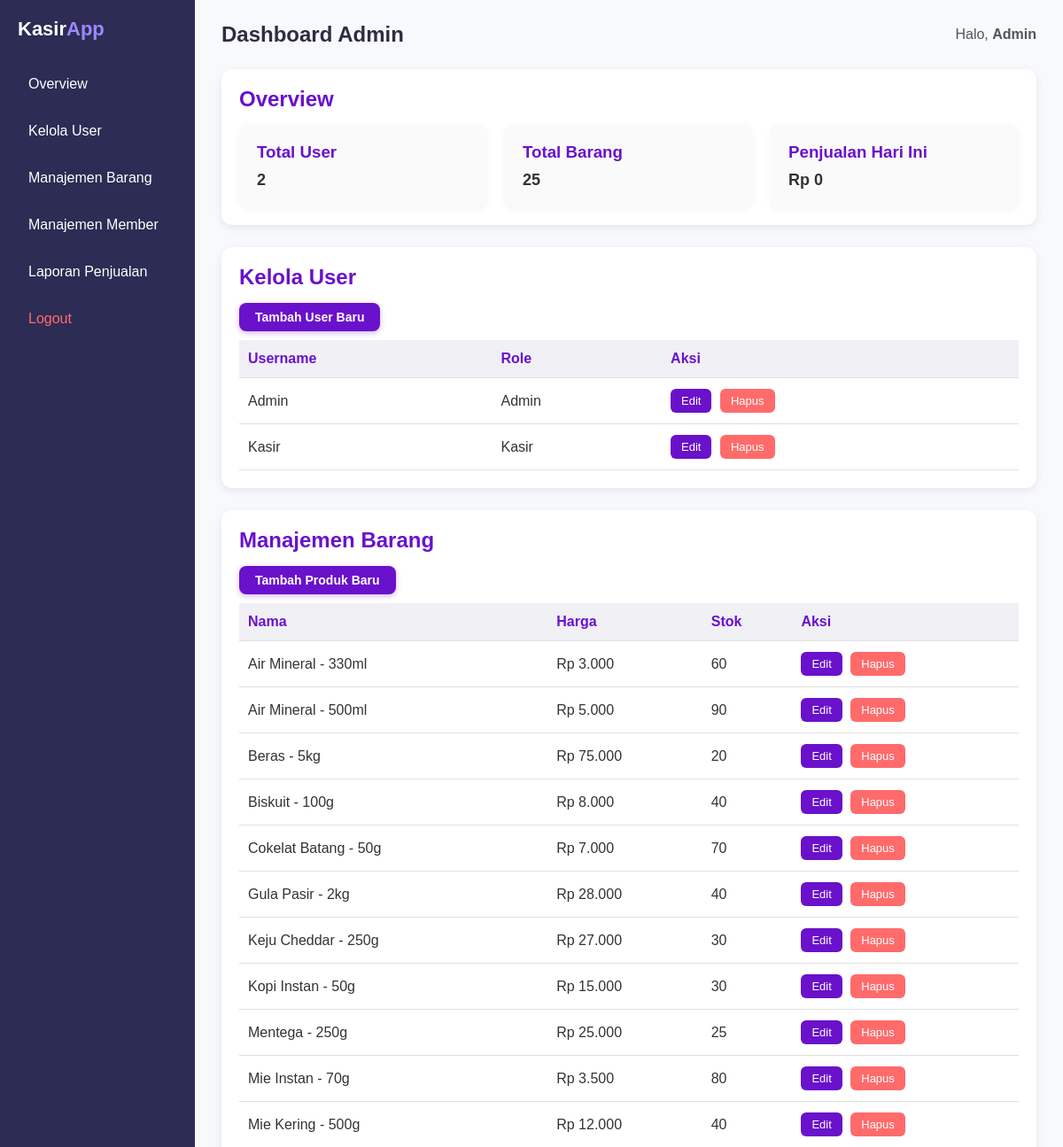
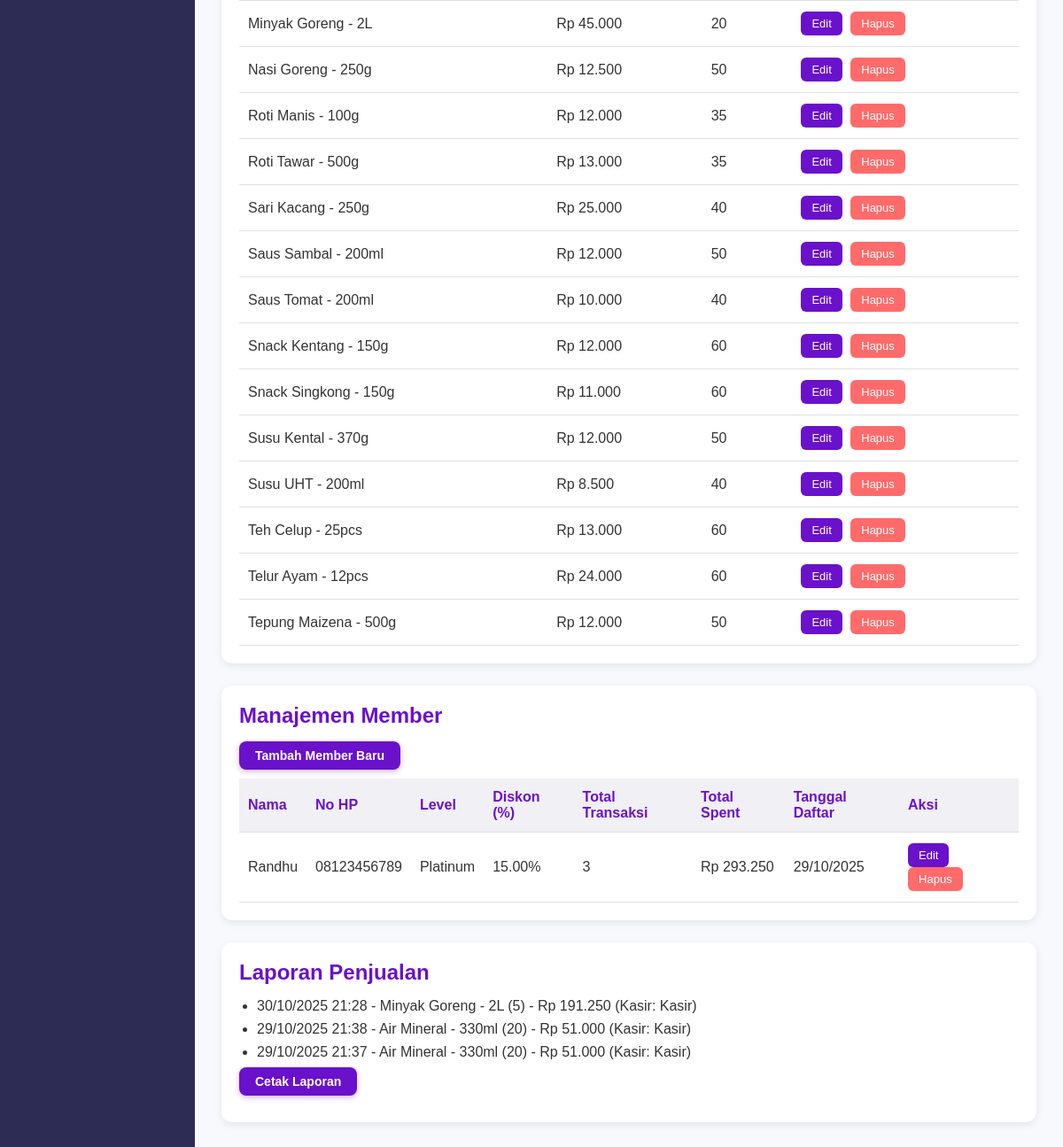
The app's page /Website_Kasir/public/dashboardAdmin.php (signed in) with its own data (2 pictures, top to bottom).
### tables this page shows
CREATE TABLE `users` (
  `id` int(11) NOT NULL,
  `username` varchar(50) NOT NULL,
  `password` varchar(255) NOT NULL,
  `role` enum('admin','kasir') NOT NULL
);

CREATE TABLE `barang` (
  `id` int(11) NOT NULL,
  `nama` varchar(100) NOT NULL,
  `harga` int(11) NOT NULL,
  `stok` int(11) NOT NULL
);

CREATE TABLE `members` (
  `id` int(11) NOT NULL,
  `nama` varchar(150) NOT NULL,
  `no_hp` varchar(25) DEFAULT NULL,
  `alamat` text DEFAULT NULL,
  `diskon_member` decimal(5,2) NOT NULL DEFAULT 10.00,
  `level` enum('Bronze','Silver','Gold','Platinum') DEFAULT NULL,
  `total_transaksi` int(11) NOT NULL DEFAULT 0,
  `total_spent` decimal(15,2) NOT NULL DEFAULT 0.00,
  `tanggal_daftar` datetime NOT NULL DEFAULT current_timestamp(),
  `last_transaction` datetime DEFAULT NULL
);

CREATE TABLE `transaksi` (
  `id` int(11) NOT NULL,
  `tanggal` datetime DEFAULT current_timestamp(),
  `kasir_id` int(11) DEFAULT NULL,
  `member_id` int(11) DEFAULT NULL,
  `is_member` tinyint(1) DEFAULT 0,
  `total` int(11) DEFAULT NULL,
  `diskon` int(11) DEFAULT 0,
  `total_akhir` int(11) DEFAULT 0
);

CREATE TABLE `detail_transaksi` (
  `id` int(11) NOT NULL,
  `transaksi_id` int(11) DEFAULT NULL,
  `barang_id` int(11) DEFAULT NULL,
  `jumlah` int(11) DEFAULT NULL,
  `subtotal` int(11) DEFAULT NULL
);

### Website_Kasir/public/dashboardAdmin.php (the view, shortened to what this page needs)
<?php
include("../config/db.php");
$username = $_SESSION['username'];
$userResult = $conn->query("SELECT * FROM users ORDER BY id ASC");
$barangResult = $conn->query("SELECT * FROM barang ORDER BY nama ASC");
$memberResult = $conn->query("SELECT * FROM members ORDER BY tanggal_daftar DESC");
?>
<!DOCTYPE html>
<html lang="id">
<head>
    <link rel="stylesheet" href="../public/styles/adminStyle.css">
</head>
<body>
    <div class="layout">
        <aside class="sidebar">
            <div class="logo">
                <h2>Kasir<span>App</span></h2>
            </div>
            <nav class="menu">
                <ul>
                    <li><a href="#overview">Overview</a></li>
                    <li><a href="#users">Kelola User</a></li>
                    <li><a href="#products">Manajemen Barang</a></li>
                    <li><a href="#members">Manajemen Member</a></li>
                    <li><a href="#sales">Laporan Penjualan</a></li>
                    <li><a href="logout.php" class="logout">Logout</a></li>
                </ul>
            </nav>
        </aside>
        <main class="content">
            <header class="topbar">
                <h1>Dashboard Admin</h1>
                <p>Halo, <b><?= $username ?></b></p>
            </header>
            <section id="overview" class="section">
                <header class="section-header">
                    <h2>Overview</h2>
                </header>
                <div class="section-body cards">
                    <div class="card">
                        <h3>Total User</h3>
                        <p><?= $userResult->num_rows ?></p>
                    </div>
                    <div class="card">
                        <h3>Total Barang</h3>
                        <p><?= $barangResult->num_rows ?></p>
                    </div>
                    <div class="card">
                        <?php
                        $totalPenjualan = 0;
                        ?>
                        <h3>Penjualan Hari Ini</h3>
                        <p>Rp <?= number_format($totalPenjualan, 0, ",", ".") ?></p>
                    </div>
                </div>
            </section>
            <section id="users" class="section">
                <header class="section-header">
                    <h2>Kelola User</h2>
                </header>
                <a href="../public/register_user/addUser.php" class="btn-add">Tambah User Baru</a>
                <div class="section-body table-container">
                    <table>
                        <thead>
                            <tr>
                                <th>Username</th>
                                <th>Role</th>
                                <th>Aksi</th>
                            </tr>
                        </thead>
                        <tbody>
                            <?php while ($row = $userResult->fetch_assoc()): ?>
                                <tr>
                                    <td><?= $row['username'] ?></td>
                                    <td><?= ucfirst($row['role']) ?></td>
                                    <td>
                                        <a href="edit_delete/edit_user.php?id=<?= $row['id'] ?>" class="btn-edit">Edit</a>
                                        <a href="edit_delete/hapus_user.php?id=<?= $row['id'] ?>" class="btn-delete">Hapus</a>
                                    </td>
                                </tr>
                            <?php endwhile; ?>
                        </tbody>
                    </table>
                </div>
            </section>
            <section id="products" class="section">
                <header class="section-header">
                    <h2>Manajemen Barang</h2>
                </header>
                <a href="../public/tambah_barang/tambah_barang.php" class="btn-add">Tambah Produk Baru</a>
                <div class="section-body table-container">
                    <table>
                        <thead>
                            <tr>
                                <th>Nama</th>
                                <th>Harga</th>
                                <th>Stok</th>
                                <th>Aksi</th>
                            </tr>
                        </thead>
                        <tbody>
                            <?php
                            $barangResult = $conn->query("SELECT * FROM barang ORDER BY nama ASC");
                            while ($row = $barangResult->fetch_assoc()):
                            ?>
                                <tr>
                                    <td><?= $row['nama'] ?></td>
                                    <td>Rp <?= number_format($row['harga'], 0, ",", ".") ?></td>
                                    <td><?= $row['stok'] ?></td>
                                    <td>
                                        <a href="edit_delete/edit_barang.php?id=<?= $row['id'] ?>" class="btn-edit">Edit</a>
                                        <a href="edit_delete/hapus_barang.php?id=<?= $row['id'] ?>" class="btn-delete">Hapus</a>
                                    </td>
                                </tr>
                            <?php endwhile; ?>
                        </tbody>
                    </table>
                </div>
            </section>
            <section id="members" class="section">
                <header class="section-header">
                    <h2>Manajemen Member</h2>
                </header>
                <a href="../public/register_user/addMember.php" class="btn-add">Tambah Member Baru</a>
                <div class="section-body table-container">
                    <table>
                        <thead>
                            <tr>
                                <th>Nama</th>
                                <th>No HP</th>
                                <th>Level</th>
                                <th>Diskon (%)</th>
                                <th>Total Transaksi</th>
                                <th>Total Spent</th>
                                <th>Tanggal Daftar</th>
                                <th>Aksi</th>
                            </tr>
                        </thead>
                        <tbody>
                            <?php while ($row = $memberResult->fetch_assoc()): ?>
                                <tr>
                                    <td><?= htmlspecialchars($row['nama']) ?></td>
                                    <td><?= htmlspecialchars($row['no_hp']) ?></td>
                                    <td><?= htmlspecialchars($row['level']) ?></td>
                                    <td><?= number_format($row['diskon_member'], 2) ?>%</td>
                                    <td><?= $row['total_transaksi'] ?></td>
                                    <td>Rp <?= number_format($row['total_spent'], 0, ",", ".") ?></td>
                                    <td><?= date("d/m/Y", strtotime($row['tanggal_daftar'])) ?></td>
                                    <td>
                                        <a href="edit_delete/edit_member.php?id=<?= $row['id'] ?>" class="btn-edit">Edit</a>
                                        <a href="edit_delete/hapus_member.php?id=<?= $row['id'] ?>" class="btn-delete">Hapus</a>
                                    </td>
                                </tr>
                            <?php endwhile; ?>
                        </tbody>
                    </table>
                </div>
            </section>
            <section id="sales" class="section">
                <header class="section-header">
                    <h2>Laporan Penjualan</h2>
                </header>
                <div id="laporan" class="section-body">
                    <ul>
                        <?php
                        $salesResult = $conn->query("
                            SELECT t.id AS transaksi_id, t.tanggal, b.nama AS barang_nama, dt.jumlah, dt.subtotal, u.username AS kasir
                            FROM transaksi t
                            JOIN detail_transaksi dt ON t.id = dt.transaksi_id
                            JOIN barang b ON dt.barang_id = b.id
                            JOIN users u ON t.kasir_id = u.id
                            ORDER BY t.tanggal DESC
                        ");
                        while ($row = $salesResult->fetch_assoc()):
                        ?>
                            <li><?= date("d/m/Y H:i", strtotime($row['tanggal'])) ?> - <?= $row['barang_nama'] ?> (<?= $row['jumlah'] ?>) - Rp <?= number_format($row['subtotal'], 0, ",", ".") ?> (Kasir: <?= $row['kasir'] ?>)</li>
                        <?php endwhile; ?>
                    </ul>
                    <button onclick="printLaporan()" class="btn-print">Cetak Laporan</button>
                </div>
            </section>
        </main>
    </div>
</body>
</html>

### Website_Kasir/public/styles/adminStyle.css (style rules this page uses)
* { margin: 0; padding: 0; box-sizing: border-box; font-family: 'Poppins', sans-serif; }
body { background-color: #f7f9fc; color: #333; }
.layout { display: flex; min-height: 100vh; }
.sidebar { width: 220px; background-color: #2c2c54; color: #fff; display: flex; flex-direction: column; padding: 20px; }
.sidebar .logo h2 { font-size: 22px; font-weight: 700; margin-bottom: 30px; }
.sidebar .logo span { color: #9c88ff; }
.sidebar .menu ul { list-style: none; padding: 0; }
.sidebar .menu ul li { margin-bottom: 15px; }
.sidebar .menu ul li a { text-decoration: none; color: #fff; display: block; padding: 10px 12px; border-radius: 6px; }
.sidebar .menu ul li a.logout { color: #ff6b6b; }
.content { flex: 1; padding: 25px 30px; background-color: #f7f9fc; }
.topbar { display: flex; justify-content: space-between; align-items: center; margin-bottom: 25px; }
.topbar h1 { font-size: 24px; color: #2f2c42; }
.topbar p { font-size: 16px; color: #555; }
.section { background-color: #fff; border-radius: 12px; padding: 20px; margin-bottom: 25px; box-shadow: 0 3px 10px rgba(0,0,0,0.08); }
.section-header h2 { margin: 0 0 15px 0; color: #6a11cb; }
.cards { display: flex; gap: 20px; flex-wrap: wrap; }
.card { flex: 1; background-color: #fafafa; padding: 20px; border-radius: 10px; box-shadow: 0 2px 8px rgba(0,0,0,0.05); }
.card h3 { margin: 0 0 10px 0; color: #6a11cb; }
.card p { font-size: 18px; font-weight: bold; margin: 0; }
.table-container { overflow-x: auto; }
table { width: 100%; border-collapse: collapse; }
table th, table td { text-align: left; padding: 12px 10px; border-bottom: 1px solid #e0e0e0; }
table th { background-color: #f0f0f5; color: #6a11cb; }
.btn-edit, .btn-delete { display: inline-block; padding: 6px 14px; border-radius: 6px; font-weight: 600; font-size: 0.9rem; text-decoration: none; transition: background 0.3s; color: #fff; }
.btn-edit { background-color: #6a11cb; margin-right: 5px; }
.btn-delete { background-color: #ff6b6b; }
ul { padding-left: 20px; }
ul li { margin-bottom: 8px; }

### Website_Kasir/public/dashboardAdmin.php (style rules this page uses)
.btn-print, .btn-add { background-color: #6a11cb; color: #fff; border: none; padding: 8px 18px; border-radius: 8px; cursor: pointer; font-weight: 600; font-size: 14px; transition: background 0.3s, transform 0.2s; box-shadow: 0 2px 6px rgba(106, 17, 203, 0.3); text-decoration: none; display: inline-block; margin-bottom: 10px; }
.btn-edit, .btn-delete { background-color: #6a11cb; color: #fff; padding: 6px 12px; border-radius: 6px; font-size: 13px; text-decoration: none; font-weight: 500; transition: background 0.3s, transform 0.2s; }
.btn-delete { background-color: #ff6b6b; }

### records on screen
users: username "Admin", role "Admin"
users: username "Kasir", role "Kasir"
barang: nama "Air Mineral - 330ml", harga "3.000", stok "60"
barang: nama "Air Mineral - 500ml", harga "5.000", stok "90"
barang: nama "Beras - 5kg", harga "75.000", stok "20"
barang: nama "Biskuit - 100g", harga "8.000", stok "40"
barang: nama "Cokelat Batang - 50g", harga "7.000", stok "70"
barang: nama "Gula Pasir - 2kg", harga "28.000", stok "40"
barang: nama "Keju Cheddar - 250g", harga "27.000", stok "30"
barang: nama "Kopi Instan - 50g", harga "15.000", stok "30"
barang: nama "Mentega - 250g", harga "25.000", stok "25"
barang: nama "Mie Instan - 70g", harga "3.500", stok "80"
barang: nama "Mie Kering - 500g", harga "12.000", stok "40"
barang: nama "Minyak Goreng - 2L", harga "45.000", stok "20"
barang: nama "Nasi Goreng - 250g", harga "12.500", stok "50"
barang: nama "Roti Manis - 100g", harga "12.000", stok "35"
barang: nama "Roti Tawar - 500g", harga "13.000", stok "35"
barang: nama "Sari Kacang - 250g", harga "25.000", stok "40"
barang: nama "Saus Sambal - 200ml", harga "12.000", stok "50"
barang: nama "Saus Tomat - 200ml", harga "10.000", stok "40"
barang: nama "Snack Kentang - 150g", harga "12.000", stok "60"
barang: nama "Snack Singkong - 150g", harga "11.000", stok "60"
barang: nama "Susu Kental - 370g", harga "12.000", stok "50"
barang: nama "Susu UHT - 200ml", harga "8.500", stok "40"
barang: nama "Teh Celup - 25pcs", harga "13.000", stok "60"
barang: nama "Telur Ayam - 12pcs", harga "24.000", stok "60"
barang: nama "Tepung Maizena - 500g", harga "12.000", stok "50"
members: nama "Randhu", no_hp "08123456789", level "Platinum", diskon_member "15.00", total_transaksi "3", total_spent "293.250", tanggal_daftar "29/10/2025"
transaksi: tanggal "30/10/2025 21:28", barang.nama "Minyak Goreng - 2L", detail_transaksi.jumlah "5", detail_transaksi.subtotal "191.250", users.username "Kasir"
transaksi: tanggal "29/10/2025 21:38", barang.nama "Air Mineral - 330ml", detail_transaksi.jumlah "20", detail_transaksi.subtotal "51.000", users.username "Kasir"
transaksi: tanggal "29/10/2025 21:37", barang.nama "Air Mineral - 330ml", detail_transaksi.jumlah "20", detail_transaksi.subtotal "51.000", users.username "Kasir"

### other values on screen
$username "Admin"
$userResult->num_rows "2"
$barangResult->num_rows "25"
$totalPenjualan "0"
